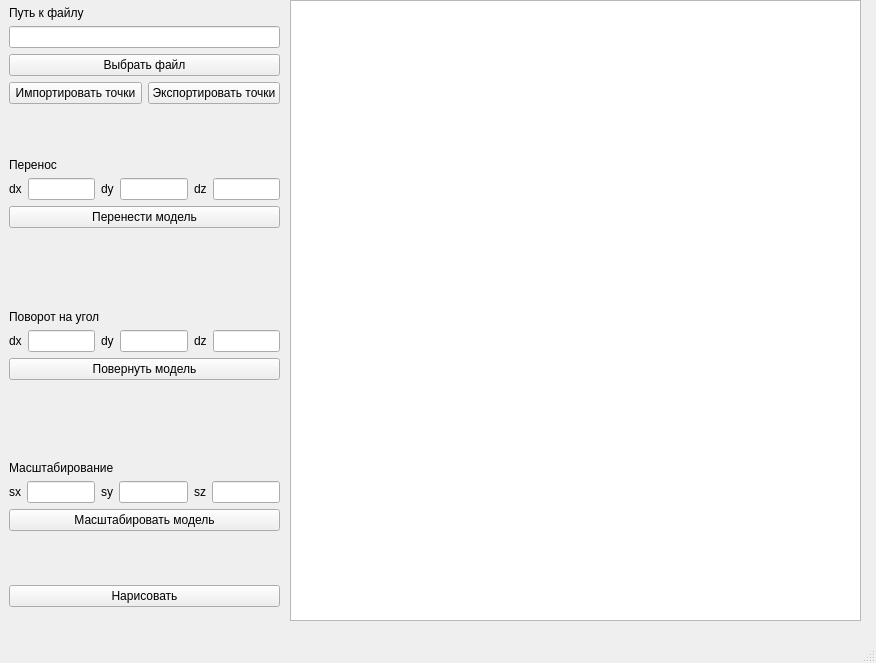
<?xml version="1.0" encoding="UTF-8"?>
<ui version="4.0">
 <class>MainWindow</class>
 <widget class="QMainWindow" name="MainWindow">
  <property name="geometry">
   <rect>
    <x>0</x>
    <y>0</y>
    <width>876</width>
    <height>663</height>
   </rect>
  </property>
  <property name="windowTitle">
   <string>MainWindow</string>
  </property>
  <widget class="QWidget" name="centralwidget">
   <widget class="QWidget" name="verticalLayoutWidget">
    <property name="geometry">
     <rect>
      <x>9</x>
      <y>6</y>
      <width>271</width>
      <height>601</height>
     </rect>
    </property>
    <layout class="QVBoxLayout" name="verticalLayout">
     <item>
      <layout class="QVBoxLayout" name="verticalLayout_6">
       <item>
        <widget class="QLabel" name="label">
         <property name="text">
          <string>Путь к файлу</string>
         </property>
        </widget>
       </item>
       <item>
        <widget class="QLineEdit" name="file_inpt"/>
       </item>
       <item>
        <widget class="QPushButton" name="choose_btn">
         <property name="text">
          <string>Выбрать файл</string>
         </property>
        </widget>
       </item>
       <item>
        <layout class="QHBoxLayout" name="horizontalLayout">
         <item>
          <widget class="QPushButton" name="file_btn">
           <property name="text">
            <string>Импортировать точки</string>
           </property>
          </widget>
         </item>
         <item>
          <widget class="QPushButton" name="export_btn">
           <property name="text">
            <string>Экспортировать точки</string>
           </property>
          </widget>
         </item>
        </layout>
       </item>
       <item>
        <spacer name="verticalSpacer">
         <property name="orientation">
          <enum>Qt::Orientation::Vertical</enum>
         </property>
         <property name="sizeHint" stdset="0">
          <size>
           <width>20</width>
           <height>40</height>
          </size>
         </property>
        </spacer>
       </item>
      </layout>
     </item>
     <item>
      <layout class="QVBoxLayout" name="verticalLayout_2">
       <item>
        <widget class="QLabel" name="label_5">
         <property name="text">
          <string>Перенос</string>
         </property>
        </widget>
       </item>
       <item>
        <layout class="QHBoxLayout" name="horizontalLayout_3">
         <item>
          <widget class="QLabel" name="label_8">
           <property name="text">
            <string>dx</string>
           </property>
          </widget>
         </item>
         <item>
          <widget class="QLineEdit" name="dx_inpt"/>
         </item>
         <item>
          <widget class="QLabel" name="label_6">
           <property name="text">
            <string>dy</string>
           </property>
          </widget>
         </item>
         <item>
          <widget class="QLineEdit" name="dy_inpt"/>
         </item>
         <item>
          <widget class="QLabel" name="label_7">
           <property name="text">
            <string>dz</string>
           </property>
          </widget>
         </item>
         <item>
          <widget class="QLineEdit" name="dz_inpt"/>
         </item>
        </layout>
       </item>
       <item>
        <widget class="QPushButton" name="translate_btn">
         <property name="text">
          <string>Перенести модель</string>
         </property>
        </widget>
       </item>
       <item>
        <spacer name="verticalSpacer_2">
         <property name="orientation">
          <enum>Qt::Orientation::Vertical</enum>
         </property>
         <property name="sizeHint" stdset="0">
          <size>
           <width>20</width>
           <height>40</height>
          </size>
         </property>
        </spacer>
       </item>
      </layout>
     </item>
     <item>
      <layout class="QVBoxLayout" name="verticalLayout_5">
       <item>
        <widget class="QLabel" name="label_17">
         <property name="text">
          <string>Поворот на угол</string>
         </property>
        </widget>
       </item>
       <item>
        <layout class="QHBoxLayout" name="horizontalLayout_6">
         <item>
          <widget class="QLabel" name="label_18">
           <property name="text">
            <string>dx</string>
           </property>
          </widget>
         </item>
         <item>
          <widget class="QLineEdit" name="x_angle">
           <property name="text">
            <string/>
           </property>
          </widget>
         </item>
         <item>
          <widget class="QLabel" name="label_19">
           <property name="text">
            <string>dy</string>
           </property>
          </widget>
         </item>
         <item>
          <widget class="QLineEdit" name="y_angle"/>
         </item>
         <item>
          <widget class="QLabel" name="label_20">
           <property name="text">
            <string>dz</string>
           </property>
          </widget>
         </item>
         <item>
          <widget class="QLineEdit" name="z_angle"/>
         </item>
        </layout>
       </item>
       <item>
        <widget class="QPushButton" name="rotate_btn">
         <property name="text">
          <string>Повернуть модель</string>
         </property>
        </widget>
       </item>
       <item>
        <spacer name="verticalSpacer_3">
         <property name="orientation">
          <enum>Qt::Orientation::Vertical</enum>
         </property>
         <property name="sizeHint" stdset="0">
          <size>
           <width>20</width>
           <height>40</height>
          </size>
         </property>
        </spacer>
       </item>
      </layout>
     </item>
     <item>
      <layout class="QVBoxLayout" name="verticalLayout_3">
       <item>
        <widget class="QLabel" name="label_9">
         <property name="text">
          <string>Масштабирование</string>
         </property>
        </widget>
       </item>
       <item>
        <layout class="QHBoxLayout" name="horizontalLayout_4">
         <item>
          <widget class="QLabel" name="label_10">
           <property name="text">
            <string>sx</string>
           </property>
          </widget>
         </item>
         <item>
          <widget class="QLineEdit" name="x_scale"/>
         </item>
         <item>
          <widget class="QLabel" name="label_11">
           <property name="text">
            <string>sy</string>
           </property>
          </widget>
         </item>
         <item>
          <widget class="QLineEdit" name="y_scale"/>
         </item>
         <item>
          <widget class="QLabel" name="label_12">
           <property name="text">
            <string>sz</string>
           </property>
          </widget>
         </item>
         <item>
          <widget class="QLineEdit" name="z_scale"/>
         </item>
        </layout>
       </item>
       <item>
        <widget class="QPushButton" name="scale_btn">
         <property name="text">
          <string>Масштабировать модель</string>
         </property>
        </widget>
       </item>
       <item>
        <spacer name="verticalSpacer_4">
         <property name="orientation">
          <enum>Qt::Orientation::Vertical</enum>
         </property>
         <property name="sizeHint" stdset="0">
          <size>
           <width>20</width>
           <height>40</height>
          </size>
         </property>
        </spacer>
       </item>
       <item>
        <widget class="QPushButton" name="draw_btn">
         <property name="text">
          <string>Нарисовать</string>
         </property>
        </widget>
       </item>
      </layout>
     </item>
    </layout>
   </widget>
   <widget class="QGraphicsView" name="graph">
    <property name="geometry">
     <rect>
      <x>290</x>
      <y>0</y>
      <width>571</width>
      <height>621</height>
     </rect>
    </property>
   </widget>
  </widget>
  <widget class="QMenuBar" name="menubar">
   <property name="geometry">
    <rect>
     <x>0</x>
     <y>0</y>
     <width>876</width>
     <height>21</height>
    </rect>
   </property>
  </widget>
  <widget class="QStatusBar" name="statusbar"/>
 </widget>
 <resources/>
 <connections/>
</ui>
